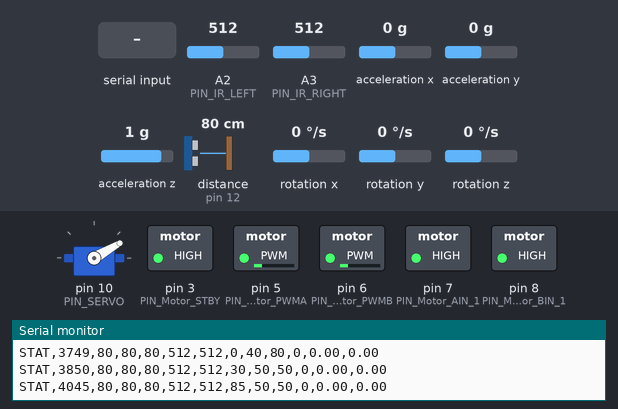
A sketch run on a simulated Arduino Uno, built with avr-gcc and run on an emulated ATmega328P. On the bench: servo, switched loads named in the sketch (green lamp = pin HIGH), the last lines printed to the serial monitor. Wiring (inferred from the names in the program): ultrasonic range finder: trigger pin 13; echo pin 12. The inputs (shaded band) are chosen by the test bench; at power-on: distance to the obstacle (sensor on pin 12) 80 cm, A2 (PIN_IR_LEFT) = 512, A3 (PIN_IR_RIGHT) = 512, acceleration x 0 g, acceleration y 0 g, acceleration z 1 g, rotation x 0 °/s, rotation y 0 °/s, rotation z 0 °/s. The echo pulse lasts 58.3 µs per cm; pins used as bus, display or sensor lines are not drawn.

Above: at 4.13 s.
4.4 s: distance to the obstacle (sensor on pin 12) set to 29 cm
At 4.57 s:
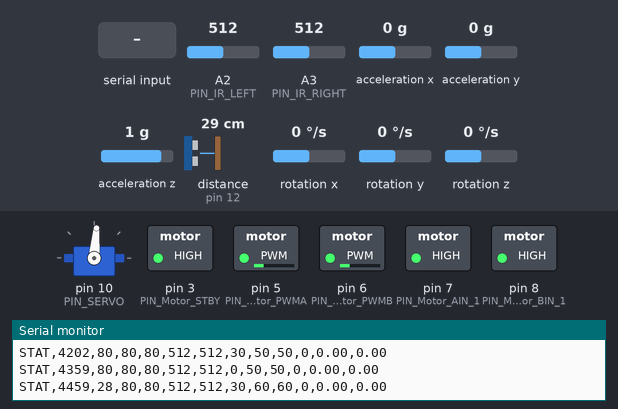
7.4 s: distance to the obstacle (sensor on pin 12) set to 24 cm
At 7.78 s:
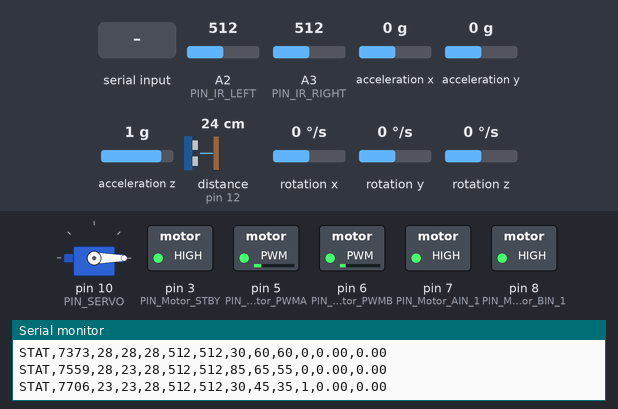
At 8.22 s:
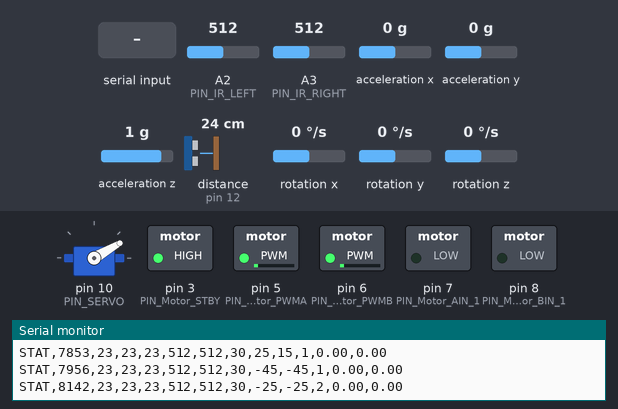
10.4 s: "B" received over Serial
13.4 s: A2 (PIN_IR_LEFT) set to 618
16.4 s: A2 (PIN_IR_LEFT) set to 650
At 16.65 s:
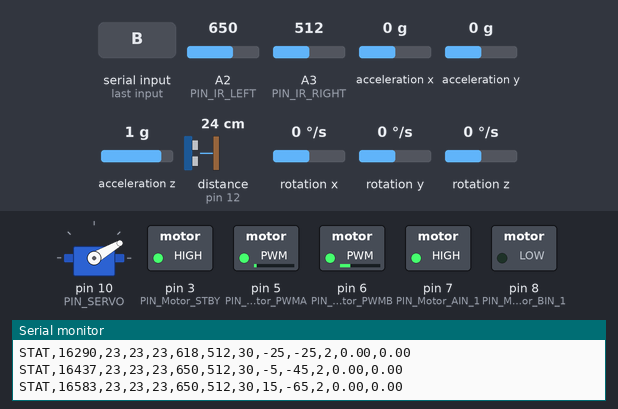
19.4 s: "L" received over Serial
Timing chart, 0 to 23.4 s (numbered marks = the images above; inputs shaded):
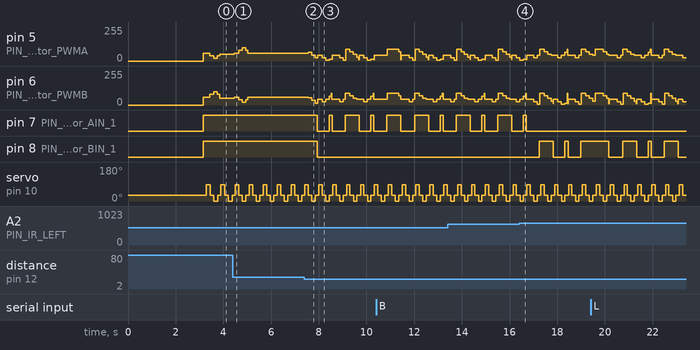

The sketch:

sensors.ino
```cpp
#include <Servo.h>
#include <Wire.h>
#include <MPU6050.h>


#define PIN_Motor_PWMA 5
#define PIN_Motor_PWMB 6
#define PIN_Motor_AIN_1 7
#define PIN_Motor_BIN_1 8
#define PIN_Motor_STBY 3

#define PIN_TRIG  13
#define PIN_ECHO  12
#define PIN_SERVO 10
Servo head;

#define PIN_IR_LEFT  A2
#define PIN_IR_RIGHT A3


bool IR_ACTIVE_HIGH = true;
int  irThreshL = 600, irThreshR = 600;


const bool IR_TRIGGERS_EMERG = true;
const unsigned long IR_STICKY_MS = 120;


const int PWM_FWD  = 50;
const int PWM_BACK = 45;
const int PWM_TURN = 90;
const int DEADZONE_PWM = 0;


const int SLEW_MAX_DELTA = 20;


const int MIN_DIST_CM = 25;
const int BACK_MS     = 300;
const int TURN_MS     = 400;

const int MAX_SCORE_DIST_CM = 90;
const int SLOWDOWN_DIST_CM  = 80;
const int MIN_CRUISE_PWM    = 60;
const int TURN_GAIN         = 90;
const int IR_WEIGHT         = 1;
const int IR_SLOW_BASE      = 55;


int       SERVO_CMD_CENTER = 30;
int       SERVO_SWING      = 55;
const int SERVO_SETTLE_MS  = 120;
const int SERVO_DWELL_MS   = 140;


const unsigned long PULSE_TIMEOUT_US = 30000UL;


MPU6050 mpu;
float gyro_z_offset = 0.0f;
unsigned long last_imu_ms = 0;
float yaw_rad = 0.0f;
float yaw_rate_dps = 0.0f;
const float DPS_TO_RAD = 0.017453292519943295f;
const float YAW_DAMP_GAIN = 1.2f;


enum State { RUN, EMERG_BACK, EMERG_TURN };
State state = RUN;
unsigned long state_t0 = 0;
int bestTurn = 0;


unsigned long last_telemetry = 0;
const unsigned long TELEMETRY_MS = 100;


int distL = -1, distC = -1, distR = -1;
int currentServoDeg = 0;
unsigned long servo_t0 = 0;
int servoPhase = 0;


int last_pwmL = 0, last_pwmR = 0;


unsigned long irL_last_ms = 0, irR_last_ms = 0;


inline int clampi(int v,int lo,int hi){ return v<lo?lo:(v>hi?hi:v); }
inline int clampServo(int v){ return clampi(v, 0, 180); }
inline int capDist(int cm,int cap){ return cm>cap?cap:(cm<0?0:cm); }

void servoGo(int deg){ deg = clampServo(deg); head.write(deg); currentServoDeg = deg; }
void servoCenter(){ servoGo(SERVO_CMD_CENTER); }
void servoLeft(){   servoGo(SERVO_CMD_CENTER + SERVO_SWING); }
void servoRight(){  servoGo(SERVO_CMD_CENTER - SERVO_SWING); }

int applyDeadzone(int pwm){
  if (pwm == 0) return 0;
  int s = (pwm>0) ? 1 : -1;
  int ap = abs(pwm);
  if (ap < DEADZONE_PWM) ap = DEADZONE_PWM;
  return s*clampi(ap,0,255);
}


static inline int approachWithSlew(int target, int current, int step){
  if (target > current) return current + min(step, target - current);
  if (target < current) return current - min(step, current - target);
  return current;
}

void setMotorsRaw(int pwmL, int pwmR){

  pwmL = applyDeadzone(clampi(pwmL, -255, 255));
  pwmR = applyDeadzone(clampi(pwmR, -255, 255));

  int nextL = approachWithSlew(pwmL, last_pwmL, SLEW_MAX_DELTA);
  int nextR = approachWithSlew(pwmR, last_pwmR, SLEW_MAX_DELTA);

  digitalWrite(PIN_Motor_AIN_1, nextL >= 0);
  digitalWrite(PIN_Motor_BIN_1, nextR >= 0);
  analogWrite(PIN_Motor_PWMA, clampi(abs(nextL), 0, 255));
  analogWrite(PIN_Motor_PWMB, clampi(abs(nextR), 0, 255));
  last_pwmL = nextL;
  last_pwmR = nextR;
}

void setMotorsForwardDifferential(int base, int turn){

  turn = clampi(turn, -PWM_TURN, PWM_TURN);
  int l = clampi(base - turn, -255, 255);
  int r = clampi(base + turn, -255, 255);
  setMotorsRaw(l, r);
}
void setMotorsBackward(int pwm){ setMotorsRaw(-clampi(pwm,0,255), -clampi(pwm,0,255)); }
void stopMotors(){ setMotorsRaw(0,0); }


long measurePulse(){
  digitalWrite(PIN_TRIG, LOW); delayMicroseconds(2);
  digitalWrite(PIN_TRIG, HIGH); delayMicroseconds(10);
  digitalWrite(PIN_TRIG, LOW);
  return pulseIn(PIN_ECHO, HIGH, PULSE_TIMEOUT_US);
}
int readDistanceCmOnce(){
  long us = measurePulse();
  if (us == 0) return 999;
  int cm = (int)(us / 58);
  if (cm < 1) cm = 1;
  if (cm > 500) cm = 500;
  return cm;
}
int median3(int a, int b, int c){
  if (a > b) { int t=a; a=b; b=t; }
  if (b > c) { int t=b; b=c; c=t; }
  if (a > b) { int t=a; a=b; b=t; }
  return b;
}
int readDistanceCm(){
  int a = readDistanceCmOnce(); delay(5);
  int b = readDistanceCmOnce(); delay(5);
  int c = readDistanceCmOnce();
  return median3(a,b,c);
}


int readIRRaw(int pin){ return analogRead(pin); }

bool irTriggeredRaw(int raw, int thresh){
  return IR_ACTIVE_HIGH ? (raw > thresh) : (raw < thresh);
}


bool irDebounced(int raw, int thresh, unsigned long &t_last){
  unsigned long now = millis();
  bool trig = irTriggeredRaw(raw, thresh);
  if (trig) t_last = now;
  if ((now - t_last) <= IR_STICKY_MS) return true;
  return false;
}


char lastCmd = 0;
void pollSerialCmd(){
  if (Serial.available()){
    char c = Serial.read();
    lastCmd = c;
    if      (c=='S'){ stopMotors(); state=RUN; }
    else if (c=='F'){ state=RUN; }
    else if (c=='B'){ state=EMERG_BACK; state_t0=millis(); }
    else if (c=='L'){ bestTurn=+1; state=EMERG_TURN; state_t0=millis(); }
    else if (c=='R'){ bestTurn=-1; state=EMERG_TURN; state_t0=millis(); }
  }
}


void autoCalibrateIR(){
  long sumL=0, sumR=0;
  const int N=50;
  for (int i=0;i<N;i++){
    sumL += analogRead(PIN_IR_LEFT);
    sumR += analogRead(PIN_IR_RIGHT);
    delay(5);
  }
  int baseL=sumL/N, baseR=sumR/N;
  int margin=120;
  irThreshL = clampi(baseL + (IR_ACTIVE_HIGH?margin:-margin), 0, 1023);
  irThreshR = clampi(baseR + (IR_ACTIVE_HIGH?margin:-margin), 0, 1023);
}


void imuInit(){
  mpu.initialize();
  delay(800);
  const int N=200;
  long sum=0;
  for(int i=0;i<N;i++){
    int16_t ax,ay,az,gx,gy,gz;
    mpu.getMotion6(&ax,&ay,&az,&gx,&gy,&gz);
    sum += gz;
    delay(5);
  }
  gyro_z_offset = sum / (float)N;
  last_imu_ms = millis();
}
void imuUpdate(){
  unsigned long now = millis();
  float dt = (now - last_imu_ms) / 1000.0f;
  if (dt <= 0.0f) { last_imu_ms = now; return; }
  last_imu_ms = now;
  int16_t ax,ay,az,gx,gy,gz;
  mpu.getMotion6(&ax,&ay,&az,&gx,&gy,&gz);
  float gz_dps = (gz - gyro_z_offset) / 131.0f;
  yaw_rate_dps = gz_dps;
  float gz_rad = gz_dps * DPS_TO_RAD;
  yaw_rad += gz_rad * dt;
  if (yaw_rad > 3.14159265f)  yaw_rad -= 6.28318531f;
  if (yaw_rad < -3.14159265f) yaw_rad += 6.28318531f;
}


void updateServoScan(){
  unsigned long now = millis();
  if (now - servo_t0 < (unsigned long)SERVO_DWELL_MS) return;
  servo_t0 = now;
  if (servoPhase == 0){
    servoLeft();  delay(SERVO_SETTLE_MS);
    imuUpdate();
    distL = readDistanceCm();
    servoPhase = 1;
  }
  else if (servoPhase == 1){
    servoCenter(); delay(SERVO_SETTLE_MS);
    imuUpdate();
    distC = readDistanceCm();
    servoPhase = 2;
  }
  else if (servoPhase == 2){
    servoRight(); delay(SERVO_SETTLE_MS);
    imuUpdate();
    distR = readDistanceCm();
    servoPhase = 3;
  }
  else{
    servoCenter(); delay(SERVO_SETTLE_MS/2);
    imuUpdate();
    distC = readDistanceCm();
    servoPhase = 0;
  }
}


void decideSteeringAndDrive(int irLraw, int irRraw){
  bool irL = irTriggeredRaw(irLraw, irThreshL);
  bool irR = irTriggeredRaw(irRraw, irThreshR);

  int dL = distL<0?0:distL, dC = distC<0?0:distC, dR = distR<0?0:distR;
  int cL = capDist(dL, MAX_SCORE_DIST_CM);
  int cC = capDist(dC, MAX_SCORE_DIST_CM);
  int cR = capDist(dR, MAX_SCORE_DIST_CM);

  int numL = cL, numR = cR;
  if (irL) numL -= (MAX_SCORE_DIST_CM * IR_WEIGHT);
  if (irR) numR -= (MAX_SCORE_DIST_CM * IR_WEIGHT);

  int steerNum = clampi(numL - numR, -MAX_SCORE_DIST_CM, MAX_SCORE_DIST_CM);
  int turnPWM = (steerNum * TURN_GAIN) / MAX_SCORE_DIST_CM;


  turnPWM -= (int)(YAW_DAMP_GAIN * yaw_rate_dps);


  int base = PWM_FWD;
  if (cC < SLOWDOWN_DIST_CM){
    int scale = 30 + (70 * cC) / SLOWDOWN_DIST_CM;
    base = clampi((PWM_FWD * scale)/100, MIN_CRUISE_PWM, PWM_FWD);
  }


  if (irL || irR){
    base = min(base, IR_SLOW_BASE);
  }

  setMotorsForwardDifferential(base, turnPWM);
}


void setup(){
  Serial.begin(115200);
  pinMode(PIN_Motor_PWMA, OUTPUT);
  pinMode(PIN_Motor_PWMB, OUTPUT);
  pinMode(PIN_Motor_AIN_1, OUTPUT);
  pinMode(PIN_Motor_BIN_1, OUTPUT);
  pinMode(PIN_Motor_STBY, OUTPUT);
  digitalWrite(PIN_Motor_STBY, HIGH);

  pinMode(PIN_TRIG, OUTPUT);
  pinMode(PIN_ECHO, INPUT);

  Wire.begin();
  imuInit();

  head.attach(PIN_SERVO);
  servoCenter();
  delay(300);

  pinMode(PIN_IR_LEFT, INPUT);
  pinMode(PIN_IR_RIGHT, INPUT);
  autoCalibrateIR();

  stopMotors();
  state = RUN;
  state_t0 = millis();
  servo_t0 = millis();
  servoPhase = 0;

  Serial.println(F("READY, obstacle avoidance + IMU + IR enhanced"));
}

void loop(){
  pollSerialCmd();
  imuUpdate();
  updateServoScan();

  int irLraw = readIRRaw(PIN_IR_LEFT);
  int irRraw = readIRRaw(PIN_IR_RIGHT);


  bool irL = irDebounced(irLraw, irThreshL, irL_last_ms);
  bool irR = irDebounced(irRraw, irThreshR, irR_last_ms);

  int dC = distC<0?999:distC;


  bool ir_emerg = IR_TRIGGERS_EMERG ? (irL || irR) : (irL && irR);
  bool nearObstacle = (dC <= MIN_DIST_CM) || ir_emerg;

  unsigned long now = millis();

  switch (state){
    case RUN:
      if (nearObstacle){
        stopMotors();
        state = EMERG_BACK;
        state_t0 = now;
      } else if (irL && !irR){

        servoCenter();
        setMotorsRaw(+PWM_TURN, -PWM_TURN);
      } else if (irR && !irL){

        servoCenter();
        setMotorsRaw(-PWM_TURN, +PWM_TURN);
      } else {
        decideSteeringAndDrive(irLraw, irRraw);
      }
      break;

    case EMERG_BACK:
      servoCenter();
      setMotorsBackward(PWM_BACK);
      if (now - state_t0 >= BACK_MS){
        stopMotors();


        int l = distL<0?0:distL, r = distR<0?0:distR;
        if (irL && !irR)      bestTurn = +1;
        else if (irR && !irL) bestTurn = -1;
        else                  bestTurn = (l > r) ? +1 : -1;

        state = EMERG_TURN;
        state_t0 = now;
      }
      break;

    case EMERG_TURN:
      servoCenter();
      if (bestTurn > 0) setMotorsRaw(-PWM_TURN, +PWM_TURN);
      else              setMotorsRaw(+PWM_TURN, -PWM_TURN);
      if (now - state_t0 >= TURN_MS){
        stopMotors();
        state = RUN;
        state_t0 = now;
      }
      break;
  }


  if (now - last_telemetry >= TELEMETRY_MS){
    last_telemetry = now;
    float yaw_deg = yaw_rad * (180.0f/3.14159265f);
    Serial.print(F("STAT,"));
    Serial.print(now);               Serial.print(F(","));
    Serial.print(distC);             Serial.print(F(","));
    Serial.print(distL);             Serial.print(F(","));
    Serial.print(distR);             Serial.print(F(","));
    Serial.print(irLraw);            Serial.print(F(","));
    Serial.print(irRraw);            Serial.print(F(","));
    Serial.print(currentServoDeg);   Serial.print(F(","));
    Serial.print(last_pwmL);         Serial.print(F(","));
    Serial.print(last_pwmR);         Serial.print(F(","));
    Serial.print((int)state);        Serial.print(F(","));
    Serial.print(yaw_deg, 2);        Serial.print(F(","));
    Serial.print(yaw_rate_dps, 2);
    Serial.println();
  }
}
```

Measured:
- the behaviour switches between 27 and 26 cm on distance to the obstacle (sensor on pin 12) (found by bisection; images 1 and 2)
- the behaviour switches between 632 and 633 on A2 (PIN_IR_LEFT) (found by bisection; images 3 and 4)
- after the input at 7.4 s, pin 5 (PIN_Motor_PWMA): 60/255 → 65/255 after 0.16 s, → 45/255 0.15 s later, → 25/255 0.15 s later, → 45/255 0.10 s later, … (22 changes in this stretch); pin 6 (PIN_Motor_PWMB): 60/255 → 55/255 after 0.16 s, → 35/255 0.15 s later, → 15/255 0.15 s later, → 45/255 0.10 s later, … (20 changes in this stretch)
- after the input at 16.4 s, pin 7 (PIN_Motor_AIN_1): goes on until 16.7 s, then stays LOW; pin 8 (PIN_Motor_BIN_1): goes HIGH 0.58 s, LOW 0.49 s, HIGH 0.13 s, LOW 0.54 s, then HIGH, starting after 0.85 s
- by itself, servo on pin 10 (PIN_SERVO): repeats every 0.58 s: 85° 0.14 s, 30° 0.15 s, 0° 0.15 s, 30° 0.14 s
